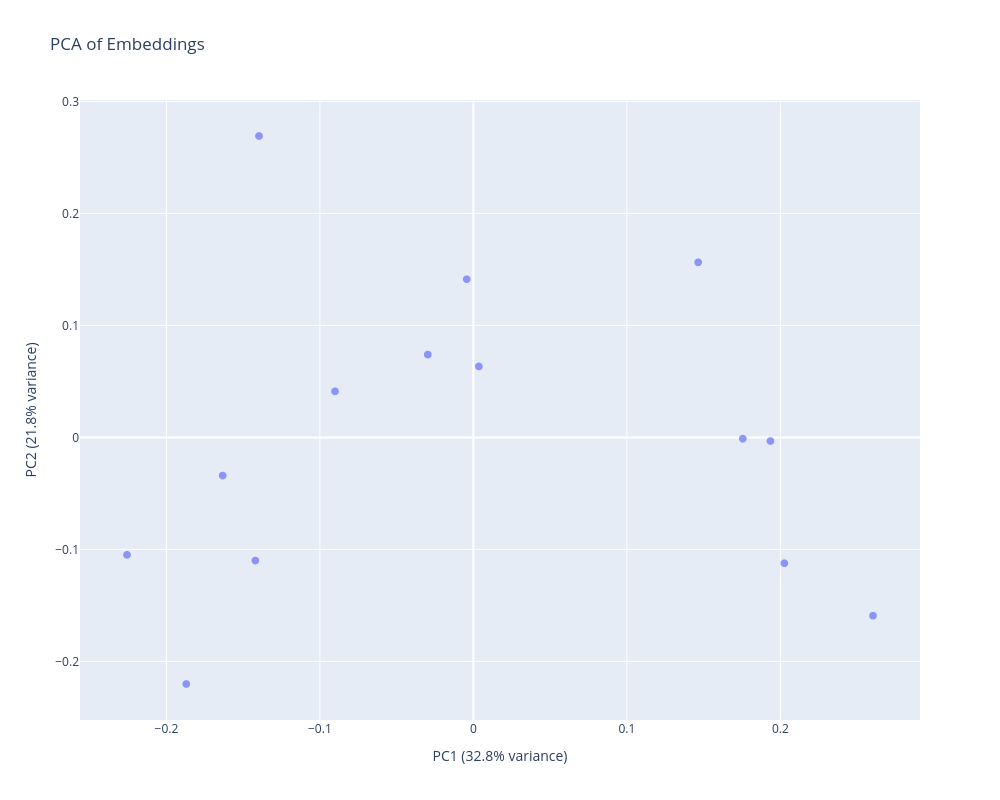

The notebook cell saved with this chart:
### Markdown cell above
## 4. Public-domain text

Each file is one line of Sonnet 18. The loader returns a string, so `collate_fn` builds a fixed-length tensor. `text_card` draws the line in black on white. The model counts 16 groups of character codes.

### Code cell
SONNET_18 = [
    "Shall I compare thee to a summer's day?",
    "Thou art more lovely and more temperate:",
    "Rough winds do shake the darling buds of May,",
    "And summer's lease hath all too short a date:",
    "Sometime too hot the eye of heaven shines,",
    "And often is his gold complexion dimm'd;",
    "And every fair from fair sometime declines,",
    "By chance or nature's changing course untrimm'd;",
    "But thy eternal summer shall not fade",
    "Nor lose possession of that fair thou owest;",
    "Nor shall Death brag thou wander'st in his shade,",
    "When in eternal lines to time thou growest:",
    "So long as men can breathe or eyes can see,",
    "So long lives this, and this gives life to thee.",
]

note_dir = ROOT / "notes"
note_dir.mkdir(exist_ok=True)
for index, line in enumerate(SONNET_18):
    (note_dir / f"line_{index:02d}.txt").write_text(line, encoding="utf-8")


def load_text(path: str) -> str:
    return Path(path).read_text(encoding="utf-8")


def collate_text(samples: list[str]) -> torch.Tensor:
    rows = []
    for text in samples:
        ids = [ord(ch) % 64 for ch in text[:32]]
        ids += [0] * (32 - len(ids))
        rows.append(ids)
    return torch.tensor(rows, dtype=torch.float32)


def show_text(text: str) -> np.ndarray:
    return text_card(text)


def text_props(text: str, mask: object) -> dict[str, int]:
    return {"n_chars": len(text)}


class CharGroups(ModelWrapper):
    """Counts of 16 character-code groups. The batch is (B, length), codes in 0..63."""

    def __init__(self) -> None:
        super().__init__(model=object())

    def _get_embeddings(self, tensor: torch.Tensor) -> torch.Tensor:
        codes = tensor.round().to(dtype=torch.long).clamp(0, 63)
        counts = torch.nn.functional.one_hot(codes, 64).float().sum(dim=1)
        return counts.reshape(counts.shape[0], 16, 4).sum(dim=-1)


notes = PhenoMe(device="cpu", seed=0)
notes.find_files(str(note_dir), extensions=[".txt"])
notes.set_data_io(load_text, show_text)
notes.process_data(CharGroups(), collate_fn=collate_text, batch_size=4)
notes.compute_properties(additional_property_functions={"any": text_props})
print("embeddings", notes.get_embeddings().shape)
print("properties", notes.results.properties[0])
notes.plot_pca()
notes.plot_data_by_index(0)

### Figure 1 — Plotly figure (JSON) as saved in the notebook; plotly's stock layout.template omitted (floating-point values rounded to 4 significant figures)
{"data": [{"customdata": [[0, "line_00.txt", "line_00.txt", "line_00.txt", null, 39], [1, "line_01.txt", "line_01.txt", "line_01.txt", null, 40], [2, "line_02.txt", "line_02.txt", "line_02.txt", null, 45], [3, "line_03.txt", "line_03.txt", "line_03.txt", null, 45], [4, "line_04.txt", "line_04.txt", "line_04.txt", null, 42], [5, "line_05.txt", "line_05.txt", "line_05.txt", null, 40], [6, "line_06.txt", "line_06.txt", "line_06.txt", null, 43], [7, "line_07.txt", "line_07.txt", "line_07.txt", null, 48], [8, "line_08.txt", "line_08.txt", "line_08.txt", null, 37], [9, "line_09.txt", "line_09.txt", "line_09.txt", null, 44], [10, "line_10.txt", "line_10.txt", "line_10.txt", null, 49], [11, "line_11.txt", "line_11.txt", "line_11.txt", null, 43], [12, "line_12.txt", "line_12.txt", "line_12.txt", null, 43], [13, "line_13.txt", "line_13.txt", "line_13.txt", null, 48]], "hovertemplate": "PC1=%{x}<br>PC2=%{y}<br>Index=%{customdata[0]}<br>Image=%{customdata[1]}<br>Filename=%{customdata[2]}<br>Id=%{customdata[3]}<br>Mask_path=%{customdata[4]}<br>N_chars=%{customdata[5]}<extra></extra>", "legendgroup": "", "marker": {"color": "#636EFA", "opacity": 0.7, "size": 8, "symbol": "circle"}, "mode": "markers", "name": "", "showlegend": false, "type": "scattergl", "x": [-0.1634, -0.02972, 0.2026, -0.09015, 0.2604, 0.1464, 0.003577, -0.187, -0.004332, -0.1397, -0.1421, 0.1935, -0.2257, 0.1755], "xaxis": "x", "y": [-0.03406, 0.07398, -0.1123, 0.04113, -0.1592, 0.1563, 0.06336, -0.2202, 0.1412, 0.2691, -0.11, -0.003221, -0.1048, -0.00116], "yaxis": "y"}], "layout": {"height": 800, "legend": {"tracegroupgap": 0}, "title": {"text": "PCA of Embeddings"}, "width": 1000, "xaxis": {"anchor": "y", "domain": [0, 1], "title": {"text": "PC1 (32.8% variance)"}}, "yaxis": {"anchor": "x", "domain": [0, 1], "title": {"text": "PC2 (21.8% variance)"}}}}
